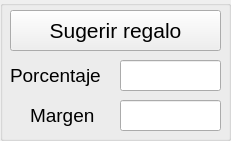
  <widget class="QGroupBox" name="groupBox_4">
   <property name="geometry">
    <rect>
     <x>630</x>
     <y>550</y>
     <width>231</width>
     <height>141</height>
    </rect>
   </property>
   <property name="font">
    <font>
     <pointsize>16</pointsize>
    </font>
   </property>
   <property name="title">
    <string/>
   </property>
   <widget class="QLabel" name="label_4">
    <property name="geometry">
     <rect>
      <x>10</x>
      <y>60</y>
      <width>101</width>
      <height>31</height>
     </rect>
    </property>
    <property name="font">
     <font>
      <family>MS Shell Dlg 2</family>
      <pointsize>14</pointsize>
      <weight>50</weight>
      <italic>false</italic>
      <bold>false</bold>
     </font>
    </property>
    <property name="text">
     <string>Porcentaje</string>
    </property>
   </widget>
   <widget class="QLabel" name="label_8">
    <property name="geometry">
     <rect>
      <x>30</x>
      <y>100</y>
      <width>101</width>
      <height>31</height>
     </rect>
    </property>
    <property name="font">
     <font>
      <family>MS Shell Dlg 2</family>
      <pointsize>14</pointsize>
      <weight>50</weight>
      <italic>false</italic>
      <bold>false</bold>
     </font>
    </property>
    <property name="text">
     <string>Margen</string>
    </property>
   </widget>
   <widget class="QLineEdit" name="line_PorcRegalo">
    <property name="geometry">
     <rect>
      <x>120</x>
      <y>60</y>
      <width>101</width>
      <height>31</height>
     </rect>
    </property>
    <property name="font">
     <font>
      <family>MS Shell Dlg 2</family>
      <pointsize>12</pointsize>
     </font>
    </property>
    <property name="alignment">
     <set>Qt::AlignCenter</set>
    </property>
   </widget>
   <widget class="QLineEdit" name="line_MargenRegalo">
    <property name="geometry">
     <rect>
      <x>120</x>
      <y>100</y>
      <width>101</width>
      <height>31</height>
     </rect>
    </property>
    <property name="font">
     <font>
      <family>MS Shell Dlg 2</family>
      <pointsize>12</pointsize>
     </font>
    </property>
    <property name="alignment">
     <set>Qt::AlignCenter</set>
    </property>
   </widget>
   <widget class="QPushButton" name="push_Sugerir">
    <property name="geometry">
     <rect>
      <x>10</x>
      <y>10</y>
      <width>211</width>
      <height>41</height>
     </rect>
    </property>
    <property name="font">
     <font>
      <family>MS Shell Dlg 2</family>
      <pointsize>16</pointsize>
     </font>
    </property>
    <property name="text">
     <string>Sugerir regalo</string>
    </property>
    <property name="autoDefault">
     <bool>false</bool>
    </property>
   </widget>
  </widget>
